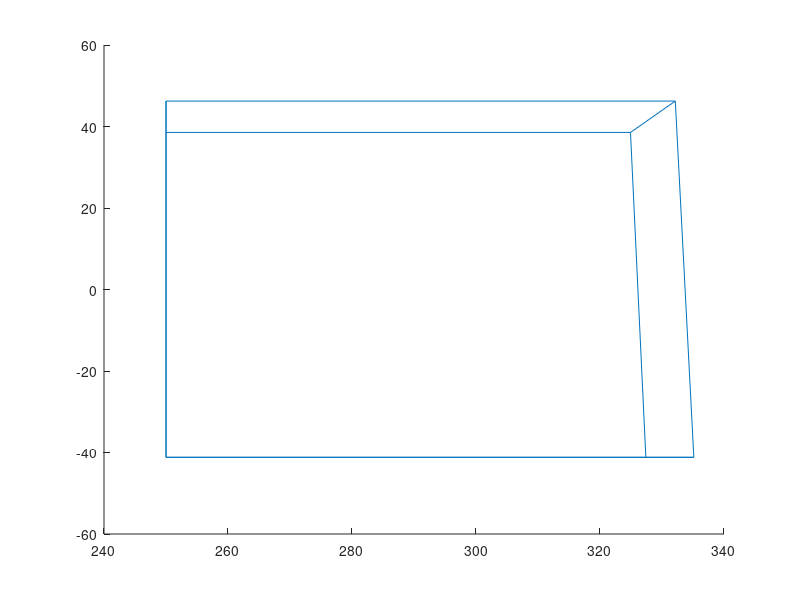

Reproduce this figure in MATLAB.
% Defining rotation, transition and calibration matrix
K = [800,0,250,0; 0,800,250,0;0,0,1,0]; %Calibration matrix
Theta = 20; % rotated by angle 20?
R = [1,0,0,0;0, cosd(Theta), -sind(Theta),0;0,(sind(Theta)),cosd(Theta),0;0,0,0,1]; %Rotation matrix
T = [1,0,0,0;0,1,0,0;0,0,1,10;0,0,0,1]; %Transition matrix
M = K*R*T;

% Defining the vertices of the cube
C1 = [0;0;0;1]; C2 = [1;0;0;1];
C3 = [1;1;0;1]; C4 = [0;1;0;1];
C5 = [1;1;1;1]; C6 = [1;0;1;1];
C7 = [0;0;1;1]; C8 = [0;1;1;1];

% Finding the image plane points corresponding to the world coordinates
C1 = M*C1; C2 = M*C2;
C3 = M*C3; C4 = M*C4;
C5 = M*C5; C6 = M*C6;
C7 = M*C7; C8 = M*C8;

% Finding co-ordinates of the image from homogeneous co-ordinates
p1 = (C1(1,1)/C1(3,1)); q1 = (C1(2,1)/C1(3,1));
p2 = (C2(1,1)/C2(3,1)); q2 = (C2(2,1)/C2(3,1));
p3 = (C3(1,1)/C3(3,1)); q3 = (C3(2,1)/C3(3,1));
p4 = (C4(1,1)/C4(3,1)); q4 = (C4(2,1)/C4(3,1));
p5 = (C5(1,1)/C5(3,1)); q5 = (C5(2,1)/C5(3,1));
p6 = (C6(1,1)/C6(3,1)); q6 = (C6(2,1)/C6(3,1));
p7 = (C7(1,1)/C7(3,1)); q7 = (C7(2,1)/C7(3,1));
p8 = (C8(1,1)/C8(3,1)); q8 = (C8(2,1)/C8(3,1));

% Ploting the lines which connect the points of the cube on image plane
X1  = [p7,p6]; Y1  = [q7,q6];
X2  = [p6,p5]; Y2  = [q6,q5];
X3  = [p5,p8]; Y3  = [q5,q8];
X4  = [p8,p7]; Y4  = [q8,q7];
X5  = [p5,p3]; Y5  = [q5,q3];
X6  = [p3,p4]; Y6  = [q3,q4];
X7  = [p1,p7]; Y7  = [q1,q7];
X8  = [p1,p4]; Y8  = [q1,q4];
X9  = [p1,p2]; Y9  = [q1,q2];
X10 = [p2,p3]; Y10 = [q2,q3];
X11 = [p2,p6]; Y11 = [q2,q6]; 
X12 = [p4,p8]; Y12 = [q4,q8];

line(X1,Y1); line(X2,Y2);
line(X3,Y3); line(X4,Y4);
line(X5,Y5); line(X6,Y6);
line(X7,Y7); line(X8,Y8);
line(X9,Y9); line(X10,Y10);
line(X11,Y11); line(X12,Y12);
